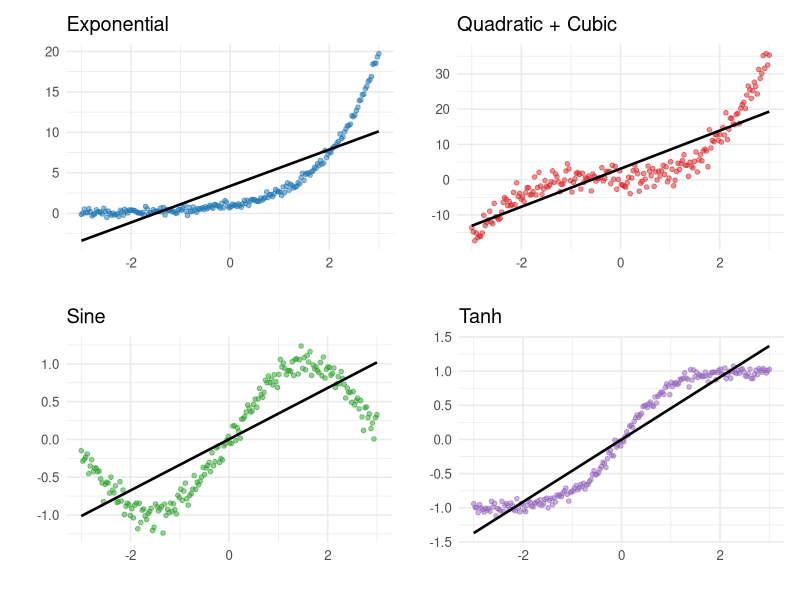
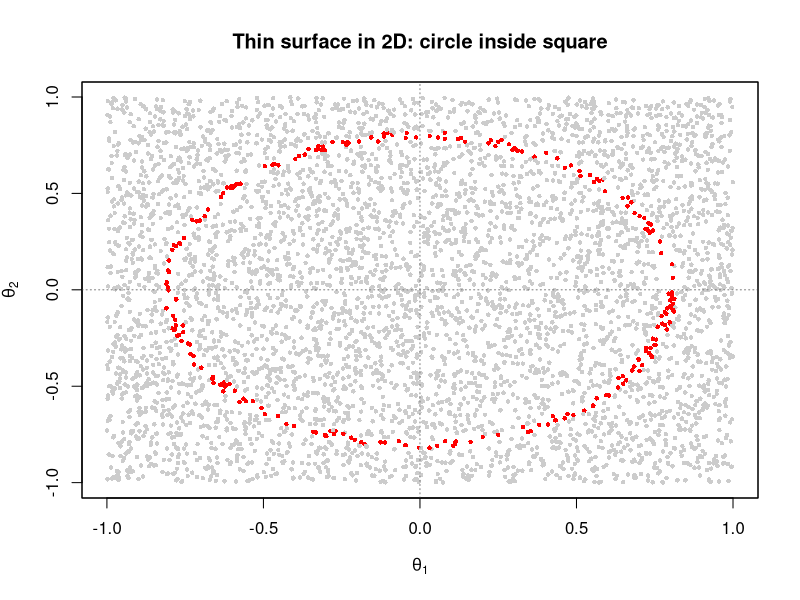
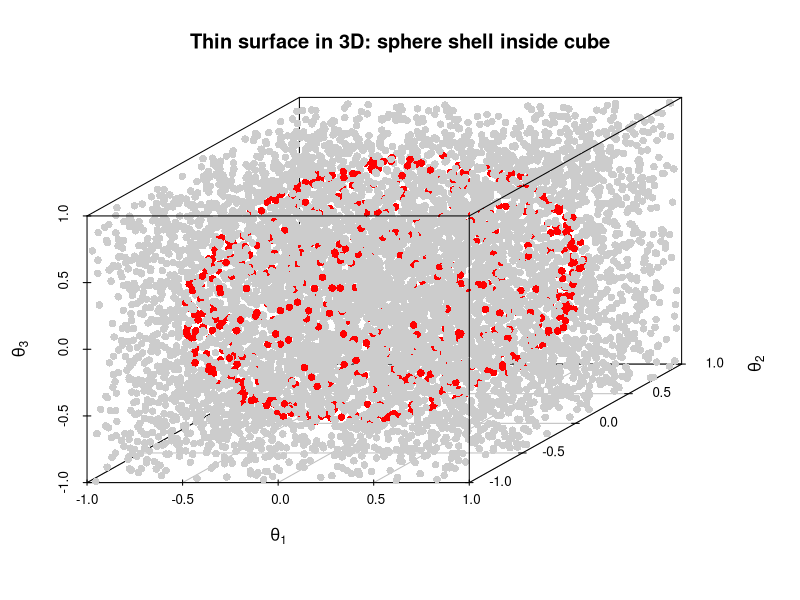

The R source for these figures, in order:
## ---- chunk 1

# function to calculate the strength of confounding effects
# from the matrix B, which holds the effects of the confounders on X and Y
# where rows = X, Y and columns = confounders
confounder_strength <- function(B) {
  
  # check if the input is a matrix with 2 rows (for X and Y)
  if (!is.matrix(B) || nrow(B) != 2) {
    stop("B must be a 2 x k matrix (rows = X, Y; columns = confounders).")
  }
  
  # with Psi = I, S_U = B %*% t(B)
  S_U <- B %*% t(B)
  
  # extract variances and covariance
  var_X <- S_U[1, 1]
  var_Y <- S_U[2, 2]
  cov_XY <- S_U[1, 2]
  
  # save results in a list
  list(
    S_U   = S_U,
    var_X = var_X,
    var_Y = var_Y,
    cov_XY = cov_XY
  )
}

## ---- chunk 2

# libraries
library(ggplot2)
library(patchwork)

# reproducibility
set.seed(123)

# generate x
n  <- 200
x  <- seq(-3, 3, length.out = n)

# data for each plot
df_exp <- data.frame(
  x = x,
  y = exp(x) + rnorm(n, 0, 0.3),
  fn = "Exponential"
)

df_qc <- data.frame(
  x = x,
  y = x^2 + x^3 + rnorm(n, 0, 2),
  fn = "Quadratic + Cubic"
)

df_sin <- data.frame(
  x = x,
  y = sin(x) + rnorm(n, 0, 0.1),
  fn = "Sine"
)

df_tanh <- data.frame(
  x = x,
  y = tanh(x) + rnorm(n, 0, 0.05),
  fn = "Tanh"
)

# assign a distinct color per plot
plot_colors <- c(
  "Exponential"       = "#1f77b4",
  "Quadratic + Cubic" = "#d62728",
  "Sine"              = "#2ca02c",
  "Tanh"              = "#9467bd"
)

# plot maker
make_plot <- function(data, title) {
  ggplot(data, aes(x, y)) +
    geom_point(color = plot_colors[unique(data$fn)], alpha = 0.5, size = 1.3) +
    geom_smooth(method = "lm", se = FALSE, color = "black", linewidth = 0.9) +
    theme_minimal(base_size = 12) +
    labs(title = title, x = "", y = "")
}

p1 <- make_plot(df_exp,  "Exponential")
p2 <- make_plot(df_qc,   "Quadratic + Cubic")
p3 <- make_plot(df_sin,  "Sine")
p4 <- make_plot(df_tanh, "Tanh")

# combine in a 2×2 grid
(p1 | p2) /
(p3 | p4)

## ---- chunk 3

# this function computes the non-linearity index eta
nonlinearity_index <- function(B, k_lin) {
  
  # check B structure
  if (!is.matrix(B) || nrow(B) != 2) {
    stop("B must be a 2 × k matrix (rows = X, Y).")
  }
  
  # split into linear and nonlinear parts
  B_lin <- B[, 1:k_lin, drop = FALSE]
  B_nl  <- B[, (k_lin + 1):ncol(B), drop = FALSE]
  
  # variance using same logic as confounder_strength()
  get_var <- function(v) {
    as.numeric(v %*% v)
  }
  
  # X variances (row 1)
  var_X_lin <- get_var(B_lin[1, ])
  var_X_nl  <- get_var(B_nl[1, ])
  
  # Y variances (row 2)
  var_Y_lin <- get_var(B_lin[2, ])
  var_Y_nl  <- get_var(B_nl[2, ])
  
  # nonlinearity proportions
  eta_X <- var_X_nl / (var_X_lin + var_X_nl)
  eta_Y <- var_Y_nl / (var_Y_lin + var_Y_nl)
  
  # return mean nonlinearity
  mean(c(eta_X, eta_Y))
}

## ---- chunk 4

library(kableExtra)

df <- data.frame(
  Scenario = paste("Scenario", 1:5),
  `Varying effect` = c("None", "Linear", "Stepwise", "Sinusoidal", "Random walk"),
  `CLPM` = "✓",
  `RI-CLPM` = "✓",
  `DPM` = "✓",
  `CLPM + Linear Adj.` = "✓"
)

kbl(
  df,
  booktabs = TRUE,
  caption = "Conditions table study 1",
  caption_placement = "bottom"
) |>
  kable_styling(full_width = FALSE)

## ---- chunk 5

library(kableExtra)

df <- data.frame(
  Scenario = paste("Scenario", 1:5),
  `Varying effect` = c("None", "Linear", "Stepwise", "Sinusoidal", "Random walk"),
  `NL = 0.1` = "✓",
  `NL = 0.25` = "✓",
  `NL = 0.5` = "✓"
)

kbl(
  df,
  booktabs = TRUE,
  caption = "Conditions table study 2: NL abbreviates non-linearity index",
  caption_placement = "bottom"
) |>
  kable_styling(full_width = FALSE)

## ---- chunk 6

### 2D circle inside square ###
set.seed(1)

# number of random points in the square
n <- 5000

# sample uniformly from [-1,1]^2
theta1 <- runif(n, -1, 1)
theta2 <- runif(n, -1, 1)

# radius of the circle (constraint)
r <- 0.8

# distance from origin
dist2 <- sqrt(theta1^2 + theta2^2)

# points "near" the circle: thin band of width eps
eps <- 0.02
on_circle <- abs(dist2 - r) <= eps

# plot
plot(theta1, theta2,
     col = ifelse(on_circle, "red", "grey80"),
     pch = 16, cex = 0.6,
     xlab = expression(theta[1]),
     ylab = expression(theta[2]),
     main = "Thin surface in 2D: circle inside square")
abline(h = 0, v = 0, col = "grey50", lty = 3)
box()


### 3D sphere inside cube ###
library(scatterplot3d)

set.seed(2)

n <- 8000

# sample uniformly from [-1,1]^3
theta1 <- runif(n, -1, 1)
theta2 <- runif(n, -1, 1)
theta3 <- runif(n, -1, 1)

# sphere radius
r <- 0.9

# distance from origin
dist3 <- sqrt(theta1^2 + theta2^2 + theta3^2)

# narrow band around the sphere
eps <- 0.03
on_sphere <- abs(dist3 - r) <= eps

# 3D scatter: cube in grey, thin shell in red
scatterplot3d(theta1, theta2, theta3,
              color = ifelse(on_sphere, "red", "grey80"),
              pch   = 16,
              xlab  = expression(theta[1]),
              ylab  = expression(theta[2]),
              zlab  = expression(theta[3]),
              main  = "Thin surface in 3D: sphere shell inside cube")
